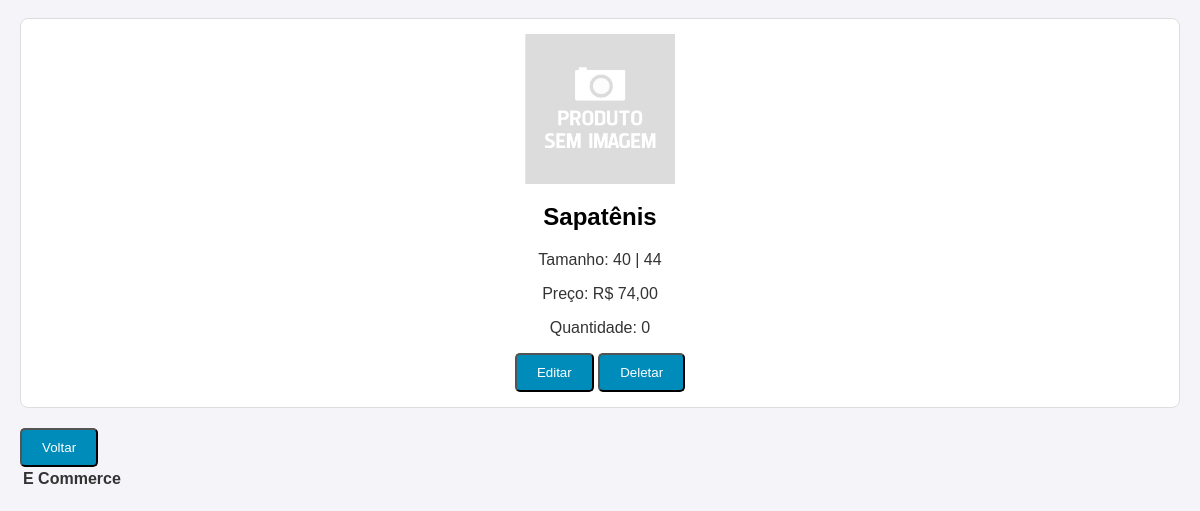
Page /listar/ (lower part) on the earlier database version.
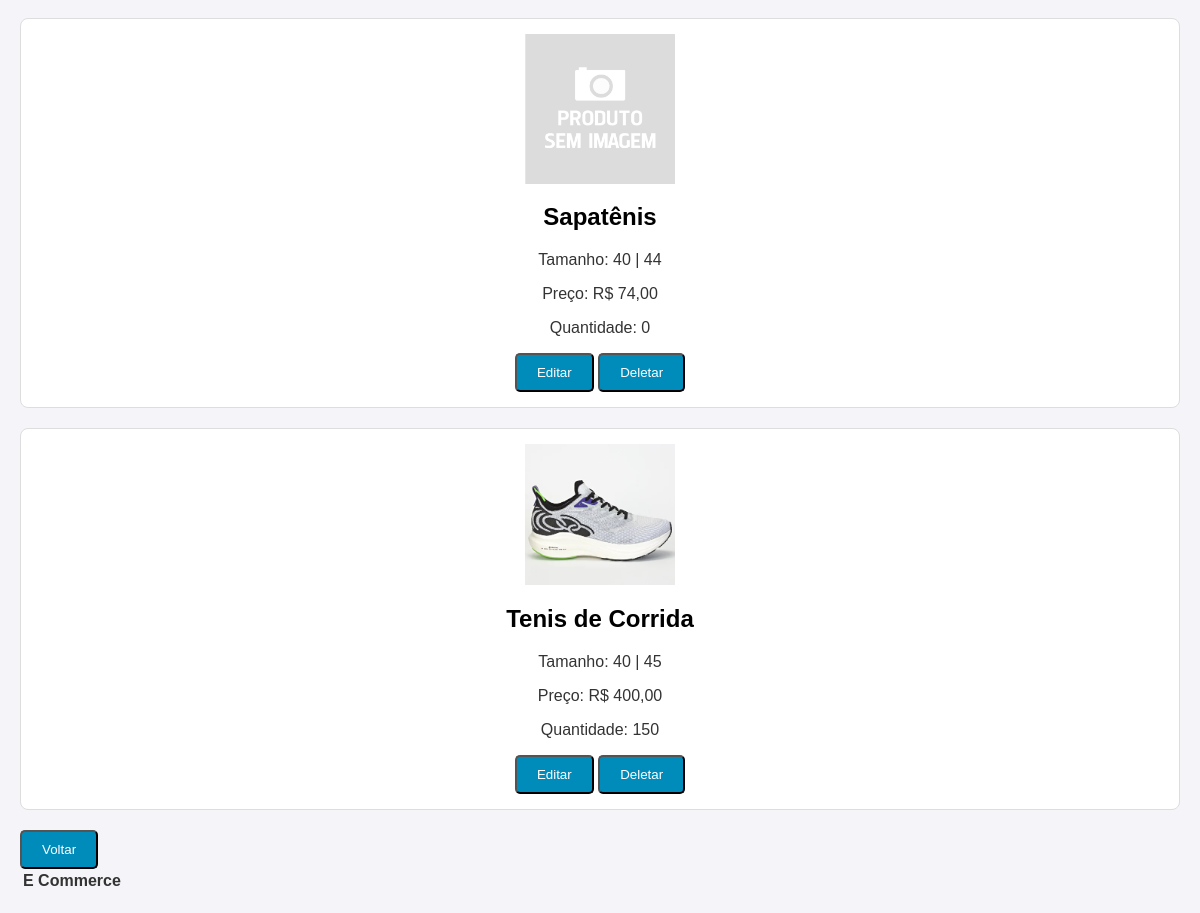
Same page on the later database version.
### produtos/models.py (models this page shows, shortened)
class Produto(models.Model):
    nome = models.CharField(max_length=100)
    descricao = models.TextField()
    preco = models.DecimalField(max_digits=10, decimal_places=2)
    quantidade = models.IntegerField()
    imagem = models.ImageField(upload_to='produtos/', blank=True, null=True)

### produtos/views.py (the view)
# urls.py: path('listar/', views.listar_produtos, name='listar_produtos'),                   #listar os produtos
def listar_produtos(request):
    produtos = Produto.objects.all()  # Obtém todos os produtos do banco de dados
    return render(request, 'produtos/listar.html', {'produtos': produtos})

### produtos/templates/produtos/listar.html (shortened to what this page needs)
<html lang="pt-br">
    {% load static %}
    <link rel="stylesheet" href="{% static 'css/style.css' %}">
    <table>
        <tr>
            <th>E Commerce</th>
        </tr>
        {% for produto in produtos %}
    <div class="product-card">
        {% if produto.imagem %}
            <img src="{{ produto.imagem.url }}" alt="{{ produto.nome }}" class="img-produto" style="width: 150px; height: auto;">
        {% else %}
            <img src="{% static 'default-image.png' %}" alt="Imagem não disponível" style="width: 150px; height: auto;">
        {% endif %}
        <h2>{{ produto.nome }}</h2>
        <p>{{ produto.descricao }}</p>
        <p>Preço: R$ {{ produto.preco }}</p>
        <p>Quantidade: {{ produto.quantidade }}</p>
        <a href="{% url 'editar_produto' produto.id %}"><button>Editar</button></a>
        <a href="{% url 'deletar_produto' produto.id %}"><button>Deletar</button></a>
    </div>
{% endfor %}
<a href="{% url 'pagina_inicial' %}"><button>Voltar</button></a>
    </table>
</html>

### static/css/style.css (style rules this page uses)
h1, h2 { color: #000000; }
button { background-color: #008CBA; color: white; padding: 10px 20px; border-radius: 5px; cursor: pointer; }
.product-card { border: 1px solid #ddd; padding: 15px; margin-bottom: 20px; background-color: #fff; border-radius: 8px; text-align: center; }

Differences in the rows shown:
added Produto: imagem (picture), nome "Tenis de Corrida", descricao "Tamanho: 40 | 45", preco "400,00", quantidade "150"
